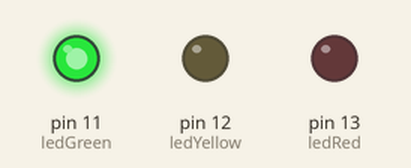
Simulated run of this sketch. Board: Arduino Uno, built with avr-gcc and run on an emulated ATmega328P. On the bench: output pins drawn as LEDs (lit = HIGH).

Above: at 2.0 s.
At 4.2 s:
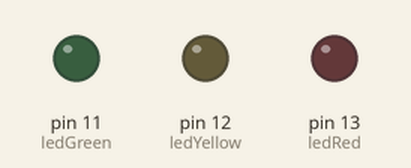
At 5.5 s:
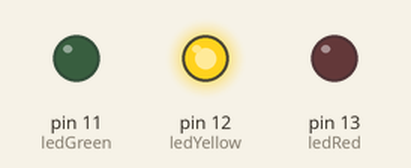
At 9.0 s:
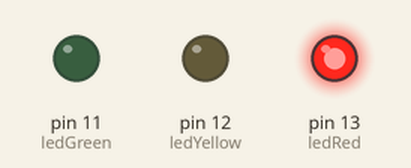
Timing chart, 0 to 15.0 s (numbered marks = the images above):
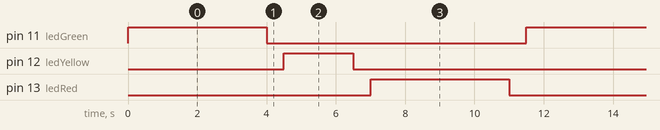

Measured:
- by itself, pin 11 (ledGreen), pin 13 (ledRed): alternates HIGH for 4.0 s and LOW for 7.5 s
- by itself, pin 12 (ledYellow): alternates HIGH for 2.0 s and LOW for 9.5 s
- by itself, everything shown: repeats every 11.5 s, in 6 steps

The sketch:

1.ino
```cpp
const int ledRed = 13;
const int ledYellow = 12;
const int ledGreen = 11;
const int ledRedP = 7;
const int ledGreenP = 6;

int t1 = 4000;
int t2 = t1/2;
int t3 = 500;

void setup() {
  pinMode(ledRed, OUTPUT);
  pinMode(ledYellow, OUTPUT);
  pinMode(ledGreen, OUTPUT);

  Serial.begin(9600);
}

void loop() {
  // Verde pra carro
  digitalWrite(ledRedP, HIGH);
  digitalWrite(ledGreen, HIGH);
  	delay(t1);

  digitalWrite(ledGreen, LOW);
  	delay(t3);

  // Amarelo
  digitalWrite(ledRedP, HIGH);
  digitalWrite(ledYellow, HIGH);
  	delay(t2);

  digitalWrite(ledRedP, LOW);
  digitalWrite(ledYellow, LOW);
  	delay(t3);

  // Vermelho pra carro
  digitalWrite(ledGreenP, HIGH);
  digitalWrite(ledRed, HIGH);
  	delay(t1);

  digitalWrite(ledGreenP, LOW);
  digitalWrite(ledRed, LOW);
  	delay(t3);
}
```
